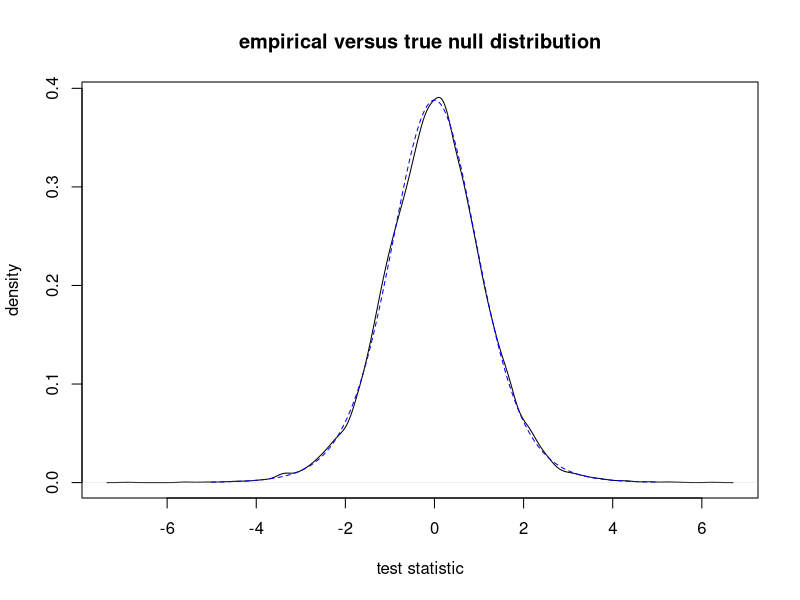

Recreate this plot in R.
## ---- chunk 1
# change Console output behavior
# knitr::opts_chunk$set(comment = "#>", collapse = TRUE)
knitr::opts_chunk$set(collapse = TRUE)
library(formatR)
# knitr::opts_chunk$set(tidy.opts = list(width.cutoff = 55), tidy = TRUE)
options(width = 55,
        str = strOptions(strict.width = "cut"))
library(kableExtra)

# https://bookdown.org/yihui/rmarkdown-cookbook/hook-truncate.html
# save the built-in output hook
hook_output <- knitr::knit_hooks$get("output")

# set a new output hook to truncate text output
knitr::knit_hooks$set(output = function(x, options) {
  if (!is.null(n <- options$out.lines)) {
    x <- xfun::split_lines(x)
    if (length(x) > n) {
      # truncate the output
      x <- c(head(x, n), "....\n")
    }
    x <- paste(x, collapse = "\n")
  }
  hook_output(x, options)
})
## ---- chunk 2
interp_df <- cbind(pvalue = c("more than -
                              $0.10$",
                              "$\\leq 0.10$",
                              "$\\leq 0.05$",
                              "$\\leq 0.01$",
                              "$\\leq 0.001$"),
                   interpretation = c("no evidence for $H_a$",
                                     "weak evidence for $H_a$",
                                     "moderate evidence for $H_a$",
                                     "strong evidence for $H_a$",
                                     "very strong evidence for $H_a$"))
kbl(interp_df,
    caption = "An summary of common strength-of-evidence interpretations for p-values.",
    booktabs = TRUE,
    escape = FALSE,
    col.names = c("p-value", "Interpretation"),
    align = c('l', 'l')) |>
  column_spec(column = 2, width = "3in")  |>
  kable_styling(full_width = FALSE)
## ---- chunk 3
qnorm(c(0.05,0.95))
## ---- chunk 4
2*(1 - pnorm(1.74))
## ---- chunk 5
# set number seed for reproducible results
set.seed(12)
# create matrix to store samples
samples <- matrix(nrow = 10000, ncol = 10)
# draw 10000 samples of size 10 from a N(4, 4^2)
for (i in 1:10000) {
  samples[i,] <- rnorm(n = 10, mean = 2, sd = 4)
}
# compute sample mean and sd for each sample
means <-  rowMeans(samples)
sds <- apply(samples, 1, sd)
# compute test statistic for each sample
tstats <- (means - 2)/(sds/sqrt(10))
## ---- chunk 6
plot(density(tstats),
     xlab = "test statistic",
     ylab = "density",
     main = "empirical versus true null distribution")
# sequence to plot null density over
s <- seq(-5, 5, len = 1000)
lines(s, dt(s, df = 9), lty = 2, col = "blue")
## ---- chunk 7
mean(tstats > qt(0.95, df = 9))
## ---- chunk 8
# create matrix to store samples
samples <- matrix(0, nrow = 100, ncol = 10)
# obtain 100 samples from the population
for (i in 1:100) {
  samples[i,] <- rnorm(n = 10, mean = 0, sd = 1)
}
# calculate the sample mean for each sample
means = rowMeans(samples) #calculates the mean of each row
## ---- chunk 9
#calculate the lower and upper bounds for the 95% CIs
lb = means - qnorm(.975) * 1/sqrt(10)
ub = means + qnorm(.975) * 1/sqrt(10)
